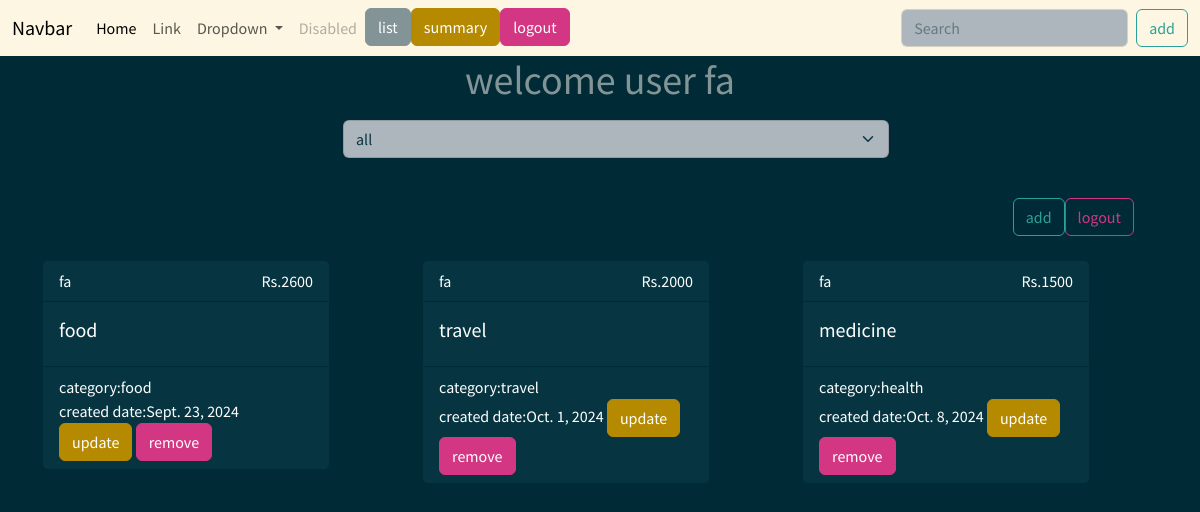
The app's page /expense/list (signed in) with its own data.
### budget/models.py (models this page shows, shortened)
class Expense(models.Model):
    title=models.CharField(max_length=200)
    amount=models.PositiveIntegerField()
    created_date=models.DateTimeField(auto_now_add=True)
    category_choices=(
        ("food","food"),
        ("travel","travel"),
        ("health","health"),
        ("other","other"),
    )
    category=models.CharField(max_length=200,choices=category_choices,default="other")
    user=models.ForeignKey(User,on_delete=models.CASCADE)

### budget/views.py (the view)
# urls.py: path("expense/list",views.ExpenseListView.as_view(),name="expense-list"),
@method_decorator(decs,name="dispatch")
class ExpenseListView(View):
    def get(self,request,*args,**kwargs):
        selected_category=request.GET.get("category","all")
        if selected_category == "all":
            qs=Expense.objects.filter(user=request.user)
        else:
            qs=Expense.objects.filter(category=selected_category,user=request.user)
        return render(request,"expense_list.html",{"expense":qs,"selected":selected_category})

### budget/templates/expense_list.html (shortened to what this page needs)
{%extends 'base.html'%}
{%block main_block%}
<div class="container">
    <h1 class="text-center">welcome user {{request.user}}</h1>
    <div class="container m-3">
        <div class="w-50 mx-auto">
            <form action="">
                <select name="category" id="" class="form-select" onchange="this.form.submit()">
                    <option value="all" {%if selected == "all"%} selected {%endif%}>all</option>
                </select>
            </form>
        </div>
    </div>
    <div class="d-flex justify-content-end p-4">
        <a href="{%url 'expense-add'%}" class="btn btn-outline-success" type="submit">add</a>
        <a href="{%url 'expense-signout'%}" class="btn btn-outline-danger" type="submit">logout</a>
    </div>
    <div class="row">
       {%for e in expense%}
            <div class="col-4">
                <div class="card text-bg-dark mb-3" style="max-width: 18rem;">
                    <div class="card-header d-flex justify-content-between">
                        <div>{{e.user}}</div>
                        <div> Rs.{{e.amount}}</div>
                    </div>
                    <div class="card-body">
                        <h5 class="card-title">{{e.title}}</h5>
                    </div>
                    <div class="card-footer text-body-white">
                        <div>category:{{e.category}}</div>
                        created date:{{e.created_date|date}}
                        <a href="{%url 'expense-update' e.id%}" class="btn btn-primary">update</a>
                        <a href="{%url 'expense-delete' e.id%}" class="btn btn-danger">remove</a>
                    </div>
                </div>
            </div>
       {%endfor%}
        </div>
    </div>
{%endblock%}

### records on screen
Expense: user "fa", amount "2600", title "food", category "food", created_date "Sept. 23, 2024"
Expense: user "fa", amount "2000", title "travel", category "travel", created_date "Oct. 1, 2024"
Expense: user "fa", amount "1500", title "medicine", category "health", created_date "Oct. 8, 2024"

### other values on screen
{{ request.user }} "fa"
